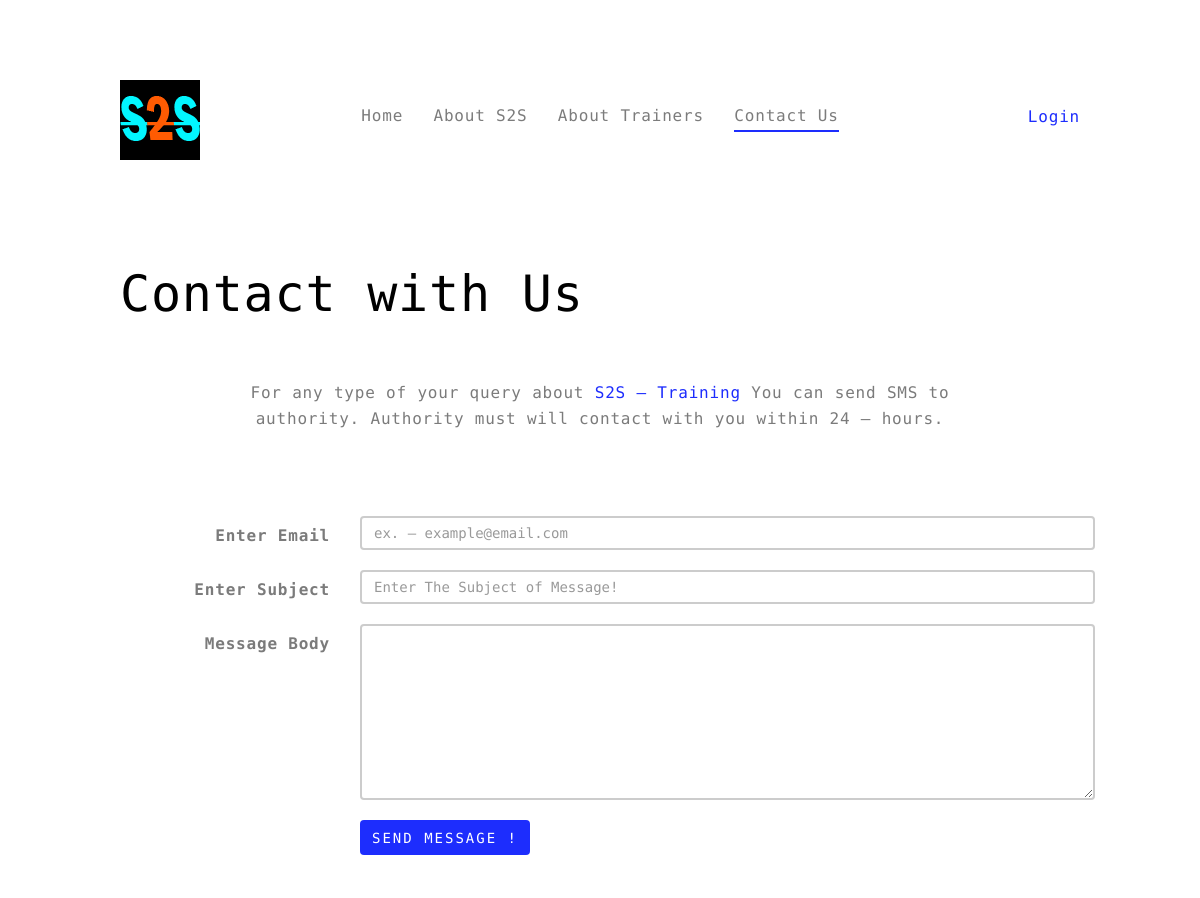
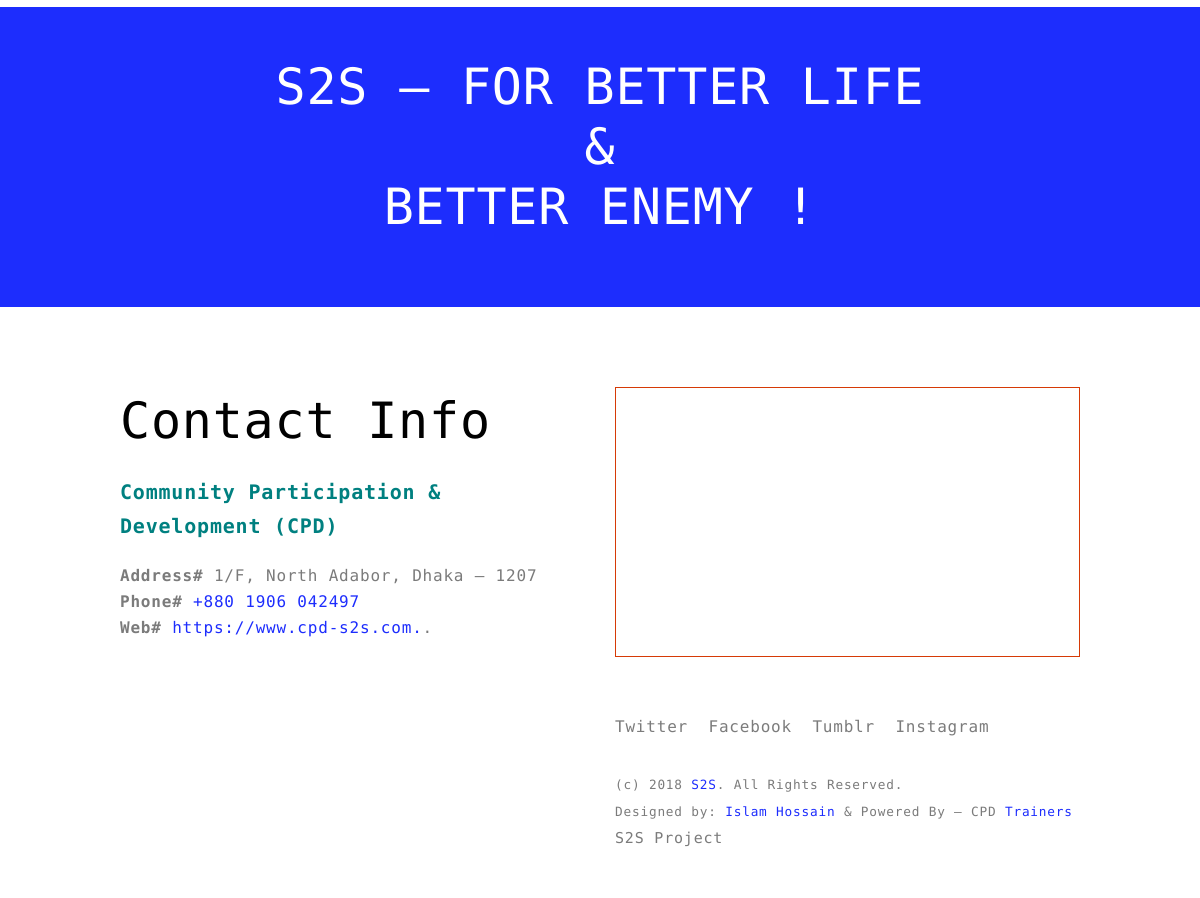
The page /index.php/home/ContactUs on the database its author committed (2 pictures, top to bottom).
### tables this page shows
CREATE TABLE `tb_siteinfo` (
  `id` int(11) NOT NULL,
  `title` varchar(255) NOT NULL,
  `icon` varchar(255) NOT NULL,
  `logo` varchar(255) NOT NULL,
  `description` text NOT NULL,
  `keywords` text NOT NULL,
  `author` text NOT NULL,
  `companyname` varchar(255) NOT NULL,
  `address` text NOT NULL,
  `phone` varchar(255) NOT NULL,
  `website` varchar(255) NOT NULL,
  `footer` text NOT NULL,
  `companymap` text NOT NULL
);

CREATE TABLE `tb_intro` (
  `id` int(11) NOT NULL,
  `introtitle` varchar(255) NOT NULL,
  `introcontent` text NOT NULL,
  `introfor` varchar(255) NOT NULL
);

### application/controllers/Home.php (called while the page is built, shortened)
<?php
class Home extends CI_Controller {
	public function __construct(){
		$this->load->model('siteinfo_model');
		$this->load->model('intro_model');
		$this->load->model('gallery_model');
		$this->load->model('authority_model');
		$this->load->model('batch_model');
		$this->load->model('employability_model');
		$this->load->model('message_model');
		$this->load->model('user_model');
		$this->load->model('student_model');
	}
	public function ContactUs(){
		$data['activated_trainings'] = 'fh5co-active';
		$data['siteinfo'] = $this->siteinfo_model->GetSiteinfoByID($data);
		$data['introfor'] = 'TrainingsPage';
		$data['introduction'] = $this->intro_model->GetSiteIntroByKey($data);
		$data['page_header'] = $this->load->view('included/page_header.php',$data);
		$data['page_intro'] = $this->load->view('pages/introduction.php',$data);
		$data['page_content'] = $this->load->view('pages/contact_us.php',$data);
		$data['page_contact'] = $this->load->view('included/page_contact',$data);
		$data['page_footer'] = $this->load->view('included/page_footer.php',$data);
		$this->load->view('index',$data);
	}
}

### index.php (called while the page is built, shortened)
<?php
require_once BASEPATH.'core/CodeIgniter.php';

### application/models/Siteinfo_Model.php (called while the page is built)
<?php
	class Siteinfo_Model extends CI_Model{
		public function GetSiteinfoByID($data){
			$this->db->select('*');
			$this->db->from('tb_siteinfo');
			$this->db->where('id',1);
			$sresult = $this->db->get();
			$result  = $sresult->row();
			return $result;
		}
	}
?>

### application/models/Intro_Model.php (called while the page is built)
<?php
	class Intro_Model extends CI_Model{
		public function GetSiteIntroByKey($data){
			$this->db->select('*');
			$this->db->from('tb_intro');
			$this->db->where('introfor',$data['introfor']);
			$sresult = $this->db->get();
			$result  = $sresult->row();
			return $result;
		}
	}
?>

### application/views/included/page_contact.php (the view)
	<div class="container">
		<div class="row">
			<div class="col-md-6">
				<h2 class="h2">Contact Info</h2>
				<h5 style="color:teal; font-weight: bold;">Community Participation & Development (CPD)</h5>
				<p>
					<strong>Address#</strong> <?php if(isset($siteinfo)){ echo $siteinfo->address; } ?><br/>
					<strong>Phone#</strong> <a href="mailto:info@freehtml5.co" target="_blank"><?php if(isset($siteinfo)){ echo $siteinfo->phone; } ?></a><br/>
					<strong>Web#</strong> <a href="mailto:info@freehtml5.co" target="_blank"><?php if(isset($siteinfo)){ echo $siteinfo->website; } ?></a>.
				</p>
			</div>
			<div class="col-md-6">
				<?php if(isset($siteinfo)){ echo $siteinfo->companymap; } ?>
			</div>
		</div>
	</div>
	<div class="fh5co-spacer fh5co-spacer-sm"></div>
</main>

### application/views/included/page_header.php (shortened to what this page needs)
<!DOCTYPE html>
 <html class="no-js">
	<head>
	<link rel="stylesheet" href="<?php echo base_url(); ?>css/themify-icons.css">
	<link rel="stylesheet" href="<?php echo base_url(); ?>css/icomoon-icons.css">
	<link rel="stylesheet" href="<?php echo base_url(); ?>css/bootstrap.css">
	<link rel="stylesheet" href="<?php echo base_url(); ?>css/owl.carousel.min.css">
	<link rel="stylesheet" href="<?php echo base_url(); ?>css/owl.theme.default.min.css">
	<link rel="stylesheet" href="<?php echo base_url(); ?>css/magnific-popup.css">
	<link rel="stylesheet" href="<?php echo base_url(); ?>css/easy-responsive-tabs.css">
	<link rel="stylesheet" href="<?php echo base_url(); ?>css/style.css">
	</head>
	<body>
		<header id="fh5co-header" role="banner">
			<div class="container">
				<div id="fh5co-logo">
					<a href="index.html">
						<img src="<?php echo base_url(); ?>images/<?php if(isset($siteinfo)){ echo $siteinfo->logo; } ?>" alt="Work Logo">
					</a>
				</div>
				<div id="fh5co-main-nav">
					<nav id="fh5co-nav" role="navigation">
						<ul>
<?php if(!$this->session->userdata('userlogin')){ ?>
		<li class="<?php if(isset($activated_home)){ echo $activated_home; } ?>"> <a href="<?php echo base_url(); ?>">Home</a> </li>
		<li class="<?php if(isset($activated_about)){ echo $activated_about; } ?>"> <a href="<?php echo base_url('index.php/Home/AboutPage'); ?>">About S2S</a> </li>
		<li class="<?php if(isset($activated_trainer)){ echo $activated_trainer; } ?>"> <a href="<?php echo base_url('index.php/Home/TrainersPage'); ?>">About Trainers</a> </li>
		<li class="<?php if(isset($activated_trainings)){ echo $activated_trainings; } ?>"> <a href="<?php echo base_url('index.php/Home/ContactUs'); ?>">Contact Us</a> </li>
<?php
	}else{
		$type = $this->session->userdata('type');
?>
		<li class="pull-right"> <a href="<?php echo base_url('index.php/UserHome/'); ?>"><b><?php echo $this->session->userdata('username'); ?></b> &mdash; <?php echo $this->session->userdata('type'); ?></a> </li>
<?php  } ?>
						</ul>
<?php if(!$this->session->userdata('userlogin')){ ?>
<a href="#" class="fh5co-nav-call-to-action js-fh5co-nav-call-to-action"  data-toggle="modal" data-target="#LoginForm">Login</a>
<?php }else{ ?>
<a href="<?php echo base_url('index.php/User/Logout/'); ?>" class="fh5co-nav-call-to-action js-fh5co-nav-call-to-action" >Logout</a>
<?php  } ?>
					</nav>
				</div>
			</div>
		</header>

### application/views/pages/introduction.php
		<main role="main">
<?php  if(isset($introduction)){ ?>
			<div id="fh5co-intro">
				<div class="container">
					<h2><?php echo $introduction->introtitle; ?></h2>
						<div class="row">
							<div class="col-md-10 col-md-push-1 fh5co-intro-sub" style="text-align:center;">
								<p><?php echo $introduction->introcontent; ?></p>
							</div>
						</div>
				</div>
			</div>
<?php } ?>

### application/views/included/page_footer.php (shortened to what this page needs)
		<footer id="fh5co-footer" role="contentinfo">
			<div class="container">
				<div class="row">
					<div class="col-md-push-6 col-md-6">
						<ul class="fh5co-footer-social">
							<li><a href="#">Twitter</a></li>
							<li><a href="#">Facebook</a></li>
							<li><a href="#">Tumblr</a></li>
							<li><a href="#">Instagram</a></li>
						</ul>
						<p class="fh5co-copyright">
							<?php if(isset($siteinfo)){ echo $siteinfo->footer; } ?>
						</p>
					</div>
				</div>
			</div>
		</footer>
	</body>
</html>

### css/style.css (style rules this page uses)
body { font-family: "PT Mono", sans-serif; font-size: 16px; line-height: 26px; color: #7b7b7b; font-weight: 300; letter-spacing: .05em; }
a { -webkit-transition: all 0.5s ease; -moz-transition: all 0.5s ease; -ms-transition: all 0.5s ease; -o-transition: all 0.5s ease; transition: all 0.5s ease; color: #1d2dfd; border-bottom: 2px solid transparent; }
h1, .h1, h2, .h2, h3, .h3, h4, .h4, h5, .h5, h6, .h6 { margin: 0 0 20px 0; padding: 0; font-family: "PT Mono", sans-serif; font-weight: 400; color: #000000; }
h2, .h2 { font-size: 50px; line-height: 68px; }
h5, .h5 { font-size: 20px; line-height: 34px; }
ul, ol { padding-left: 15px; line-height: 26px; margin-left: 15px; }
p, img { margin: 0 0 20px 0; }
ul, ol { padding-left: 15px; line-height: 24px; }
#fh5co-header { margin-top: 5em; margin-bottom: 5em; }
#fh5co-header #fh5co-logo { float: left; position: relative; z-index: 102; display: block; }
#fh5co-main-nav { position: relative; margin-top: 24px; }
#fh5co-main-nav #fh5co-nav { position: relative; width: 100%; }
#fh5co-main-nav ul { padding: 0; margin: 0 0 7px 0; display: block; margin-left: auto; margin-right: auto; width: 800px; text-align: center; }
#fh5co-main-nav ul > li { padding: 0; margin: 0 0 7px 0; list-style: none; display: inline-block; }
#fh5co-main-nav ul > li.fh5co-active a { color: #7c7c7c; border-bottom: 2px solid #1d2dfd; }
#fh5co-main-nav ul > li:last-child { margin: 0; }
#fh5co-main-nav ul > li > a { padding: 5px 0; margin: 0 10px; color: #7c7c7c; border-bottom: 2px solid transparent; }
#fh5co-main-nav .fh5co-nav-call-to-action { position: absolute; right: 0; top: 0; text-align: right; }
#fh5co-intro { margin-bottom: 2em; }
#fh5co-intro .fh5co-intro-sub { margin: 2em 0; }
#fh5co-footer { padding-bottom: 2em; }
#fh5co-footer .fh5co-footer-social { padding: 0; margin: 0 0 2em 0; }
#fh5co-footer .fh5co-footer-social li { display: inline; font-size: 16px; list-style: none; padding: 0; margin: 0; }
#fh5co-footer .fh5co-footer-social li a { color: #7c7c7c; padding: 4px 0; margin: 0 10px 0 0; }
#fh5co-footer .fh5co-copyright { color: #7b7b7b; font-size: 15px; }
.fh5co-spacer { clear: both; position: relative; border: none; padding: 0; margin: 0; }
.fh5co-spacer-sm { height: 50px; }

### rows shown on the page
tb_siteinfo: logo (picture), address "1/F, North Adabor, Dhaka — 1207", phone "+880 1906 042497", website "https://www.cpd-s2s.com.", footer "(c) 2018 S2S . All Rights Reserved. Designed by: Islam Hossain & Powered By — CPD Trainers S2S Project"
tb_intro: introtitle "Contact with Us", introcontent "For any type of your query about S2S — Training You can send SMS to authority. Authority must will contact with you within 24 — hours."
